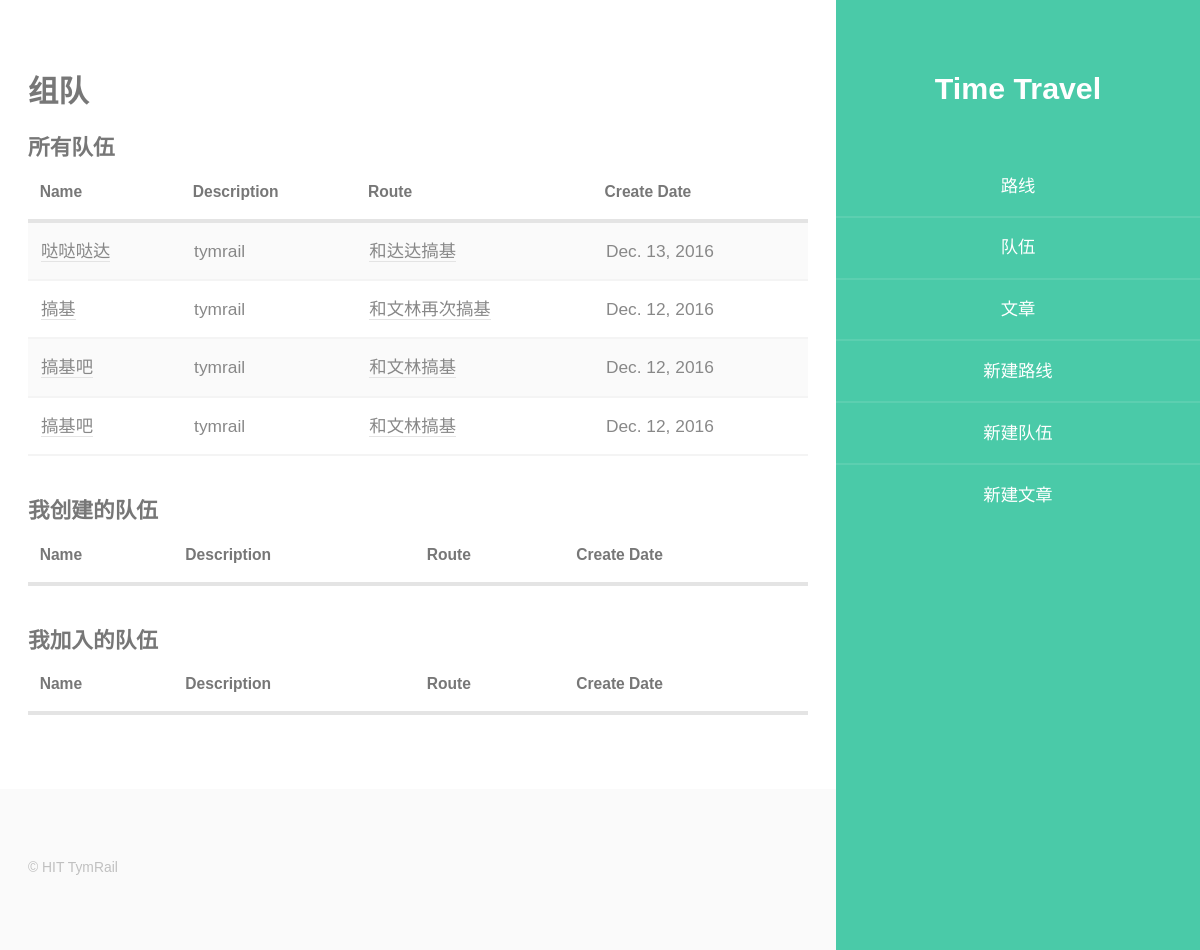
The page /show_teams/ on the database as committed earlier.
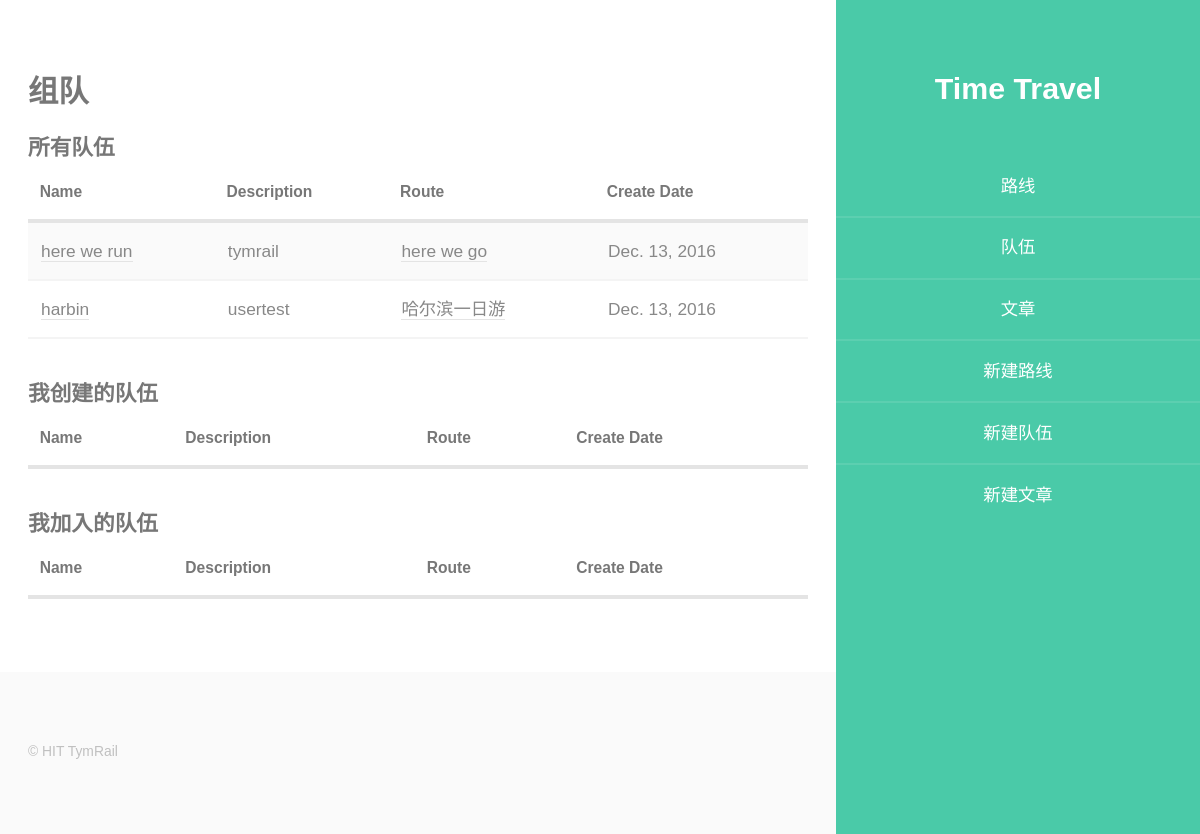
The same page on the database as committed later.
### authonline/models.py (models this page shows, shortened)
class Team(models.Model):
    team_id = models.AutoField(primary_key=True)
    team_name = models.CharField(max_length=32, default='')
    team_creator = models.ForeignKey(
        User,
        related_name='team_creator',
    )
    team_member = models.ManyToManyField(
        TeamRelation,
        related_name='team_member',
    )
    team_create_time = models.DateField(auto_now_add=True)
    team_modified_time = models.DateField(auto_now=True)
    team_closed = models.BooleanField(default=False)
    team_route = models.ForeignKey(
        Route,
        related_name='team_route',
    )

class Route(models.Model):
    route_id = models.AutoField(primary_key=True)
    route_name = models.CharField(max_length=64, default='')
    route_detail = models.CharField(max_length=512)
    route_creator = models.ForeignKey(
        User,
        related_name='route_creator',
    )
    route_owner = models.ManyToManyField(
        RouteRelation,
        related_name='route_owner',
    )
    route_popular = models.IntegerField(default=0)
    route_create_time = models.DateField(auto_now_add=True)
    route_modified_time = models.DateField(auto_now=True)
    route_keywords = models.CharField(max_length=40, default='')
    def __str__(self):
        return self.route_name

### travel/views.py (the view, shortened to what this page needs)
# urls.py: url(r'^show_teams/$', travelviews.show_teams, name='show_teams'),
def show_teams(request):
    user = request.user if request.user.is_authenticated() else None
    all_teams = Team.objects.all().order_by('-team_modified_time')[:10]
    content = {'all_teams': all_teams}
    return render(request, 'travel/show_teams.html', content)

### travel/templates/travel/show_teams.html (shortened to what this page needs)
{% extends "base/base_person.html" %}
{% load staticfiles %}
{% block content %}
<div id="main">
                <section id="five">
							<div class="container">
								<h3>组队</h3>
								<section>
									<h4>所有队伍</h4>
									<div class="table-wrapper">
										<table>
											<thead>
												<tr>
													<th>Name</th>
													<th>Description</th>
													<th>Route</th>
                                                    <th>Create Date</th>
												</tr>
											</thead>
											<tbody>
                                                {% for team in all_teams %}
												<tr>
													<td>
                                                        <a href="/team_detail/?team_id={{ team.team_id }}">
                                                            {{ team.team_name }}
                                                        </a>
                                                    </td>
													<td>
                                                        {{ team.team_creator }}
                                                    </td>
													<td>
                                                        <a href="/route_detail/?route_id={{ team.team_route_id }}">
                                                            {{ team.team_route }}
                                                        </a>
                                                    </td>
                                                    <td>{{ team.team_create_time }}</td>
												</tr>
                                                {% endfor %}
											</tbody>
										</table>
									</div>
                                    <h4>我创建的队伍</h4>
                                    <div class="table-wrapper">
										<table>
											<thead>
												<tr>
													<th>Name</th>
													<th>Description</th>
													<th>Route</th>
                                                    <th>Create Date</th>
												</tr>
											</thead>
										</table>
									</div>
                                    <h4>我加入的队伍</h4>
                                    <div class="table-wrapper">
										<table>
											<thead>
												<tr>
													<th>Name</th>
													<th>Description</th>
													<th>Route</th>
                                                    <th>Create Date</th>
												</tr>
											</thead>
										</table>
									</div>
								</section>
							</div>
						</section>
				</div>
{% endblock %}

### templates/base/base_person.html (shortened to what this page needs)
{% load staticfiles %}
{% load staticfiles %}
<!DOCTYPE HTML>
<html>
	<head>
        <link rel="stylesheet" href="{% static 'personal/css/skel.css' %}" />
        <link rel="stylesheet" href="{% static 'personal/css/style.css' %}" />
        <link rel="stylesheet" href="{% static 'personal/css/style-xlarge.css' %}" />
	</head>
	<body>
		<div id="wrapper">
				<section id="header" class="skel-layers-fixed">
					<header>
						<h1 id="logo"><a href="#">Time Travel</a></h1>
					</header>
					<nav id="nav">
						<ul>
							<li><a href="{% url 'show_routes' %}">路线</a></li>
							<li><a href="{% url 'show_teams' %}">队伍</a></li>
                            <li><a href="{% url 'view_all_blog' %}">文章</a></li>
							<li><a href="{% url 'create_route' %}">新建路线</a></li>
							<li><a href="{% url 'create_team' %}">新建队伍</a></li>
							<li><a href="{% url 'create_blog' %}">新建文章</a></li>
						</ul>
					</nav>
					<footer>
						<ul class="icons">
							<li><a href="#" class="icon fa-twitter"><span class="label">Twitter</span></a></li>
							<li><a href="#" class="icon fa-facebook"><span class="label">Facebook</span></a></li>
							<li><a href="#" class="icon fa-instagram"><span class="label">Instagram</span></a></li>
							<li><a href="#" class="icon fa-github"><span class="label">Github</span></a></li>
							<li><a href="#" class="icon fa-envelope"><span class="label">Email</span></a></li>
						</ul>
					</footer>
				</section>
				{% block content %}{% endblock %}
				<section id="footer">
					<div class="container">
						<ul class="copyright">
							<li>&copy; HIT TymRail</li>
						</ul>
					</div>
				</section>
		</div>
	</body>
</html>

### authonline/static/personal/css/skel.css (style rules this page uses)
html,body,div,span,applet,object,iframe,h1,h2,h3,h4,h5,h6,p,blockquote,pre,a,abbr,acronym,address,big,cite,code,del,dfn,em,img,ins,kbd,q,s,samp,small,strike,strong,sub,sup,tt,var,b,u,i,center,dl,dt,dd,ol,ul,li,fieldset,form,label,legend,table,caption,tbody,tfoot,thead,tr,th,td,article,aside,canvas,details,embed,figure,figcaption,footer,header,hgroup,menu,nav,output,ruby,section,summary,time,mark,audio,video { margin:0;padding:0;border:0;font-size:100%;font:inherit;vertical-align:baseline; }
article,aside,details,figcaption,figure,footer,header,hgroup,menu,nav,section { display:block; }
body { line-height:1; }
ol,ul { list-style:none; }
table { border-collapse:collapse;border-spacing:0; }
body { -webkit-text-size-adjust:none }
*, *:before, *:after { -moz-box-sizing: border-box; -webkit-box-sizing: border-box; box-sizing: border-box; }
.container { margin-left: auto; margin-right: auto; width: 45em; }

### authonline/static/personal/css/style.css (style rules this page uses)
body { background: #fff; }
body, input, select, textarea { color: #888; font-family: "Microsoft Yahei", sans-serif; font-size: 16pt; font-weight: 400; line-height: 1.75em; }
a { -moz-transition: color 0.2s ease-in-out, border-color 0.2s ease-in-out; -webkit-transition: color 0.2s ease-in-out, border-color 0.2s ease-in-out; -o-transition: color 0.2s ease-in-out, border-color 0.2s ease-in-out; -ms-transition: color 0.2s ease-in-out, border-color 0.2s ease-in-out; transition: color 0.2s ease-in-out, border-color 0.2s ease-in-out; border-bottom: solid 1px #e4e4e4; color: inherit; text-decoration: none; }
h1, h2, h3, h4, h5, h6 { color: #777; font-weight: 700; line-height: 1em; margin: 0 0 0.5625em 0; }
h1 a, h2 a, h3 a, h4 a, h5 a, h6 a { border: 0; color: inherit; text-decoration: none; }
h3 { font-size: 1.75em; line-height: 1.5em; }
h4 { font-size: 1.25em; line-height: 1.5em; }
.icon { text-decoration: none; border-bottom: none; position: relative; }
.icon:before { -moz-osx-font-smoothing: grayscale; -webkit-font-smoothing: antialiased; font-family: FontAwesome; font-style: normal; font-weight: normal; text-transform: none !important; }
ul { list-style: disc; margin: 0 0 2.25em 0; padding-left: 1em; }
ul li { padding-left: 0.5em; }
ul.icons { cursor: default; list-style: none; padding-left: 0; }
ul.icons li { display: inline-block; padding: 0 1em 0 0; }
ul.icons li:last-child { padding-right: 0 !important; }
ul.icons li .icon:before { font-size: 1.25em; }
.table-wrapper { -webkit-overflow-scrolling: touch; overflow-x: auto; }
table { margin: 0 0 2.25em 0; width: 100%; }
table tbody tr { border: solid 2px #f4f4f4; border-left: 0; border-right: 0; }
table tbody tr:nth-child(2n + 1) { background-color: #fafafa; }
table td { padding: 0.75em 0.75em; }
table th { color: #777; font-size: 0.9em; font-weight: 700; padding: 0 0.75em 0.75em 0.75em; text-align: left; }
table thead { border-bottom: solid 4px #e4e4e4; }
#header { background: #4acaa8; color: #d1f1e9; height: 100%; position: fixed; text-align: center; top: 0; width: 23em; right: 0; }
#header h1, #header h2, #header h3, #header h4, #header h5, #header h6 { color: #ffffff; }
#header h1 a, #header h2 a, #header h3 a, #header h4 a, #header h5 a, #header h6 a { color: #ffffff; }
#header a { color: #d1f1e9; }
#header > header { padding: 3em; }
#header > header h1 { font-size: 1.75em; margin: 0; }
#header > footer { bottom: 0; left: 0; padding: 2em; position: absolute; width: 100%; }
#header > footer .icons { margin: 0; }
#header > footer .icons li a { color: #b6e9dc; }
#header > nav ul { list-style: none; margin: 0; padding: 0; }
#header > nav ul li { border-top: solid 2px #5ccfb0; display: block; padding: 0; }
#header > nav ul li a { -moz-transition: none; -webkit-transition: none; -o-transition: none; -ms-transition: none; transition: none; border: 0; color: #ffffff !important; display: block; padding: 0.85em 0; text-decoration: none; }
#header > nav ul li:first-child { border-top: 0; }
#wrapper { background: #fff; padding-right: 23em; }
#main > section { border-top: solid 6px #f4f4f4; }
#main > section > .container { padding: 6em 0 4em 0; }
#main > section:first-child { border-top: 0; }
#footer { background: #fafafa; border-top: 0; color: #c0c0c0; overflow: hidden; padding: 4em 0 2em 0; }
#footer .copyright { line-height: 1em; list-style: none; padding: 0; }
#footer .copyright li { border-left: solid 1px #d4d4d4; display: inline-block; font-size: 0.8em; margin-left: 1em; padding-left: 1em; }
#footer .copyright li:first-child { border-left: 0; margin-left: 0; padding-left: 0; }

Rows that differ between the two databases and show on the page:
removed Team: team_name "哒哒哒达", team_creator "tymrail", team_route "和达达搞基", team_create_time "Dec. 13, 2016"
removed Team: team_name "搞基", team_creator "tymrail", team_route "和文林再次搞基", team_create_time "Dec. 12, 2016"
removed Team: team_name "搞基吧", team_creator "tymrail", team_route "和文林搞基", team_create_time "Dec. 12, 2016"
removed Team: team_name "搞基吧", team_creator "tymrail", team_route "和文林搞基", team_create_time "Dec. 12, 2016"
added Team: team_name "here we run", team_creator "tymrail", team_route "here we go", team_create_time "Dec. 13, 2016"
added Team: team_name "harbin", team_creator "usertest", team_route "哈尔滨一日游", team_create_time "Dec. 13, 2016"
